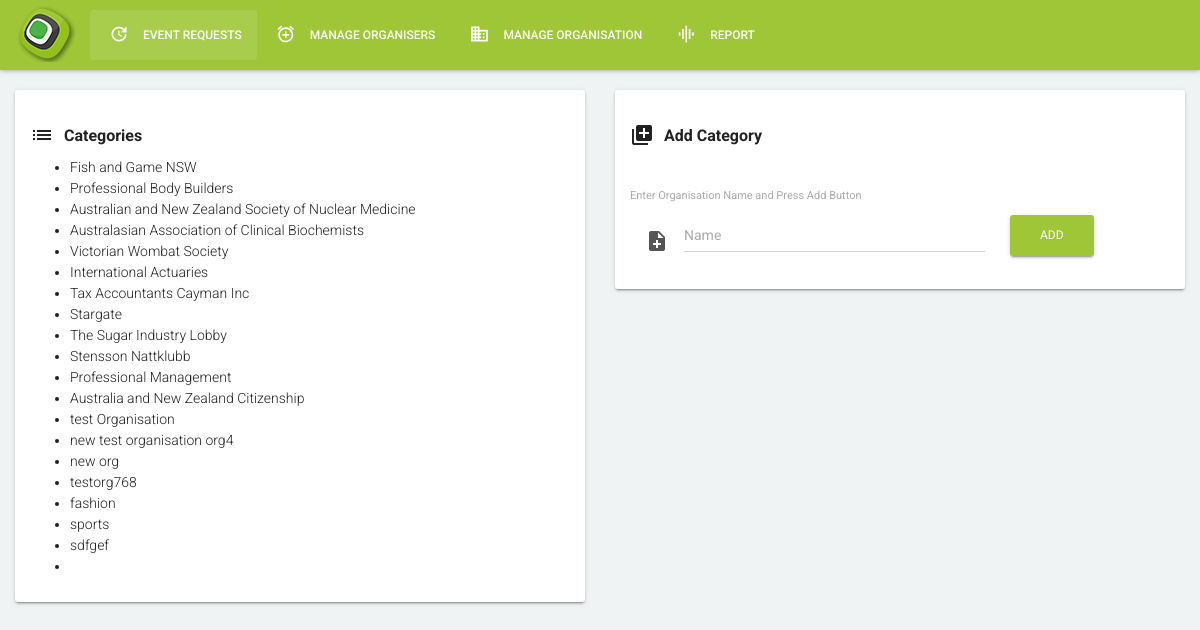
The app's page /Admin_Panel/index.php/event/get_organization with its own data.
### tables this page shows
CREATE TABLE `organization` (
  `organization_id` int(10) NOT NULL,
  `organization_name` varchar(100) NOT NULL
);

### Admin_Panel/application/controllers/event.php (called while the page is built, shortened)
<?php
class Event extends CI_Controller{
public function get_organization(){
 $this->load->helper('html');
		$this->load->view('admin_common/admin_header');
		$this->load->view('admin_common/admin_navigation');
		$this->load->model('eventmodel4');
		$data['result']=$this->eventmodel4->get_all_organisation();
		$this->load->view('manage_organisation',$data);
		$this->load->view('admin_common/admin_footer');
}
}

### Admin_Panel/index.php (called while the page is built, shortened)
<?php
require_once BASEPATH.'core/CodeIgniter.php';

### Admin_Panel/application/models/eventmodel4.php (called while the page is built, shortened)
<?php
class Eventmodel4 extends CI_Model{
	public function get_all_organisation(){
		$strQuery = "SELECT * FROM Organization ORDER BY organization_id ASC";
		 $result= ($this->db->query($strQuery)->result());
				 return $result;
}
}

### Admin_Panel/application/views/manage_organisation.php (the view, shortened to what this page needs)
<section id="content">
       <div class="container-fluid">
         <div class="row">
           <div class="col-md-6">
             <div class="card">
               <div class="content">
                 <h3 class="card-title"><span class="icon"><i class="material-icons">list</i></span> Categories</h3>
                 <div class="category-list-area">
                   <ul class="organisation-list">
                    <?php if(($result)!=""): ?>
         <?php foreach($result as $org): ?>
                     <li><?php echo $org->organization_name?></li>
              <?php endforeach;?>
           <?php else:?>
             <div class="user-image"><img class="img-responsive" alt="" src="<?=base_url()?>pictures/no_event_found.png"></div>
           <?php endif;?>
           <li id="add"></li>
                   </ul>
                 </div>
               </div>
             </div>
           </div>
           <div class="col-md-6">
             <div class="card">
               <div class="content">
                 <div class="card-inner">
                   <h3 class="card-title"><span class="icon"><i class="material-icons">add_to_photos</i></span>Add Category</h3>
                   <form id="add_org" >
                     <div class="form-group">
                       <label for="addon1" class="control-label">Enter Organisation Name and Press Add Button</label>
                       <div class="input-group"><span class="input-group-addon"><i class="material-icons">note_add</i></span>
                       <?php echo form_input(['name'=>'org','id'=>'org','class'=>'form-control','placeholder'=>'Name']);?><span class="input-group-btn"></span>
                         <button id="addorganization" type="submit" class="btn btn-primary btn-raised">Add </button>
                       </div>
                     </div>
                   </form>
                 </div>
               </div>
             </div>
           </div>
         </div>
       </div>
     </section>

### Admin_Panel/admin_assessts/css/styles.css (style rules this page uses)
.navbar-default .navbar-brand img { margin-top: -15px; }
h3.card-title { font-size: 16px; font-weight: 700; }
h3.card-title .icon { float: left; margin-right: 10px; margin-top: -2px; }

### records on screen
organization: organization_name "Fish and Game NSW"
organization: organization_name "Professional Body Builders"
organization: organization_name "Australian and New Zealand Society of Nuclear Medicine"
organization: organization_name "Australasian Association of Clinical Biochemists"
organization: organization_name "Victorian Wombat Society"
organization: organization_name "International Actuaries"
organization: organization_name "Tax Accountants Cayman Inc"
organization: organization_name "Stargate"
organization: organization_name "The Sugar Industry Lobby"
organization: organization_name "Stensson Nattklubb"
organization: organization_name "Professional Management"
organization: organization_name "Australia and New Zealand Citizenship"
organization: organization_name "test Organisation"
organization: organization_name "new test organisation org4"
organization: organization_name "new org"
organization: organization_name "testorg768"
organization: organization_name "fashion"
organization: organization_name "sports"
organization: organization_name "sdfgef"
